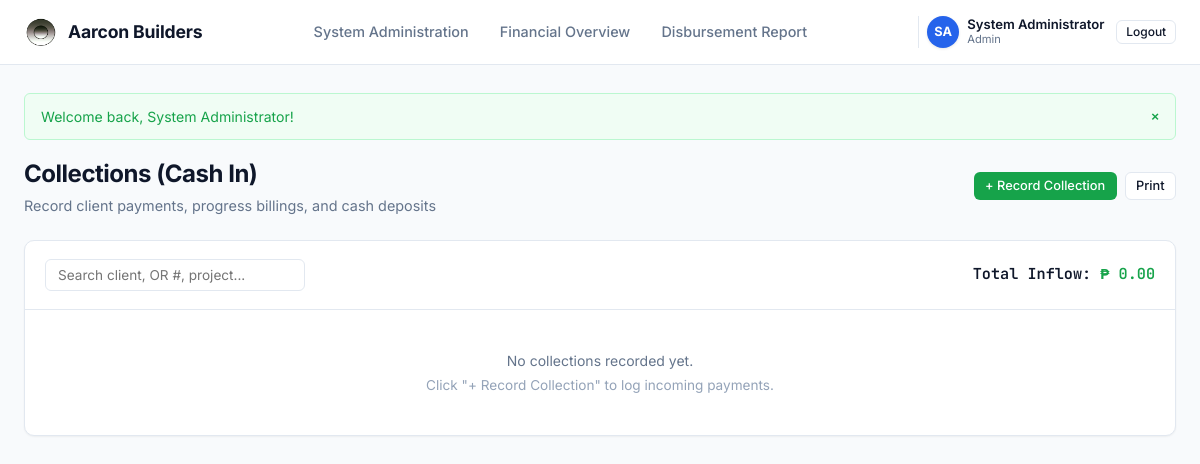
The app's page /collections.php (signed in), older data.
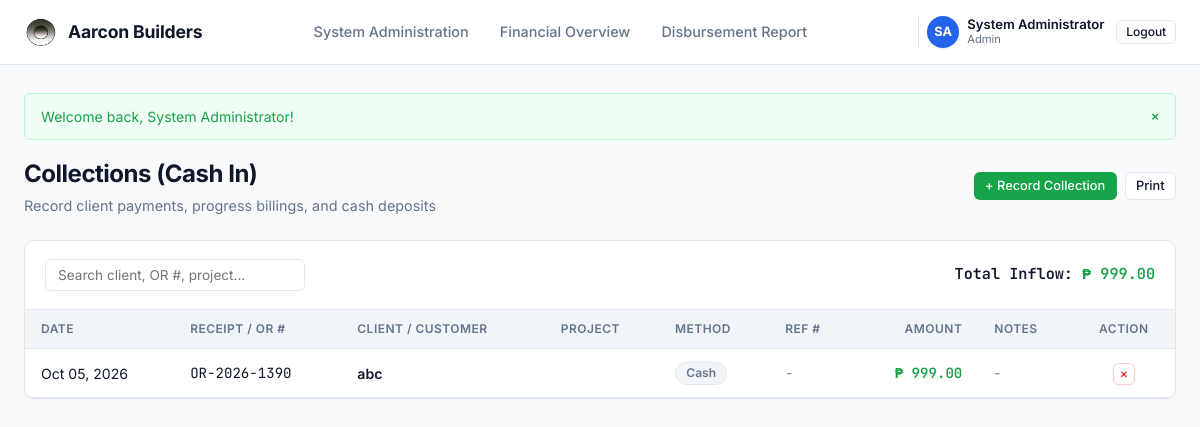
The same page, newer data.
### tables this page shows
CREATE TABLE collections (
    id INTEGER PRIMARY KEY AUTOINCREMENT,
    receipt_no VARCHAR(100) NOT NULL UNIQUE,
    client_name VARCHAR(255) NOT NULL,
    project_name VARCHAR(255) NOT NULL,
    amount DECIMAL(12, 2) NOT NULL,
    payment_method VARCHAR(50) NOT NULL, -- 'Cash', 'Bank Deposit', 'Incoming Check', 'Online Transfer'
    collection_date DATE NOT NULL,
    reference_no VARCHAR(100) DEFAULT '',
    received_by VARCHAR(100) DEFAULT 'Main Cashier',
    notes TEXT DEFAULT '',
    created_at DATETIME DEFAULT CURRENT_TIMESTAMP
);

### includes/auth.php (called while the page is built, shortened)
<?php
require_once __DIR__ . '/../config/config.php';
function get_system_setting(string $key, string $default = ''): string {
    static $settingsCache = null;
    if ($settingsCache === null) {
        $settingsCache = [];
        try {
            $db = get_db();
            $rows = $db->query('SELECT setting_key, setting_value FROM system_settings')->fetchAll();
            foreach ($rows as $r) {
                $settingsCache[$r['setting_key']] = $r['setting_value'];
            }
        } catch (Exception $e) {
        }
    }
    return $settingsCache[$key] ?? $default;
}

### config/config.php (called while the page is built, shortened)
<?php
function get_currency_symbol() {
    if (function_exists('get_system_setting')) {
        $val = get_system_setting('currency_symbol');
        if (!empty($val)) return $val;
    }
    return CURRENCY_SYMBOL;
}
function get_app_name() {
    if (function_exists('get_system_setting')) {
        $val = get_system_setting('company_name');
        if (!empty($val)) return $val;
    }
    return APP_NAME;
}
function format_money($amount) {
    return get_currency_symbol() . ' ' . number_format((float)$amount, 2);
}
function format_date($dateStr, $format = 'M d, Y') {
    $time = strtotime($dateStr);
    return $time ? date($format, $time) : $dateStr;
}
function e($string) {
    return htmlspecialchars($string ?? '', ENT_QUOTES, 'UTF-8');
}
require_once __DIR__ . '/../includes/auth.php';

### collections.php (the view, shortened to what the changed rows need)
<?php
require_once __DIR__ . '/config/config.php';
require_once __DIR__ . '/includes/header.php';
$db = get_db();
$collections = $db->query("SELECT * FROM collections ORDER BY collection_date DESC, id DESC")->fetchAll();
$totalCollections = array_sum(array_column($collections, 'amount'));
?>
<div class="page-header no-print">
    <div>
        <h1 class="page-title">Collections (Cash In)</h1>
    </div>
</div>
<div class="card">
    <div class="card-header no-print">
        <div style="font-weight: 600; font-family: var(--font-mono); font-size: 0.95rem;">
            Total Inflow: <span style="color: var(--color-success);"><?= format_money($totalCollections) ?></span>
        </div>
    </div>
    <div class="card-body" style="padding: 0;">
        <?php if (empty($collections)): ?>
            <div class="empty-state">
                No collections recorded yet.
                <p>Click "+ Record Collection" to log incoming payments.</p>
            </div>
        <?php else: ?>
            <div class="table-responsive">
                <table class="data-table" id="collectionsTable">
                    <thead>
                        <tr>
                            <th>Date</th>
                            <th>Receipt / OR #</th>
                            <th>Client / Customer</th>
                            <th>Project</th>
                            <th>Method</th>
                            <th>Ref #</th>
                            <th style="text-align: right;">Amount</th>
                            <th>Notes</th>
                            <th style="text-align: center;" class="no-print">Action</th>
                        </tr>
                    </thead>
                    <tbody>
                        <?php foreach ($collections as $col): ?>
                            <tr>
                                <td><?= format_date($col['collection_date']) ?></td>
                                <td class="mono"><?= e($col['receipt_no']) ?></td>
                                <td style="font-weight: 600;"><?= e($col['client_name']) ?></td>
                                <td style="color: var(--text-muted);"><?= e($col['project_name']) ?></td>
                                <td><span class="badge badge-method"><?= e($col['payment_method']) ?></span></td>
                                <td class="mono" style="font-size: 0.82rem; color: var(--text-muted);"><?= e($col['reference_no']) ?: '-' ?></td>
                                <td class="amount-col" style="color: var(--color-success);">
                                    <?= format_money($col['amount']) ?>
                                </td>
                                <td style="font-size: 0.85rem; color: var(--text-muted);"><?= e($col['notes']) ?: '-' ?></td>
                                <td style="text-align: center;" class="no-print">
                                    <form action="api/actions.php" method="POST" style="display: inline;" onsubmit="return confirm('Delete collection entry?');">
                                        <button type="submit" class="btn btn-danger btn-sm" style="padding: 2px 6px;">&times;</button>
                                    </form>
                                </td>
                            </tr>
                        <?php endforeach; ?>
                    </tbody>
                </table>
            </div>
        <?php endif; ?>
    </div>
</div>
<?php require_once __DIR__ . '/includes/footer.php'; ?>

Row changes from the older to the newer data that the page shows:
added collections: collection_date "Oct 05, 2026", receipt_no "OR-2026-1390", client_name "abc", payment_method "Cash", reference_no "-", amount "₱ 999.00", notes "-"
Text that changed along with them:
format_money($totalCollections): "₱ 0.00" → "₱ 999.00"
text no longer shown: "No collections recorded yet. Click \"+ Record Collection\" to log incoming payments."
text now shown: "DATE RECEIPT / OR # CLIENT / CUSTOMER PROJECT METHOD REF # AMOUNT NOTES ACTION"
